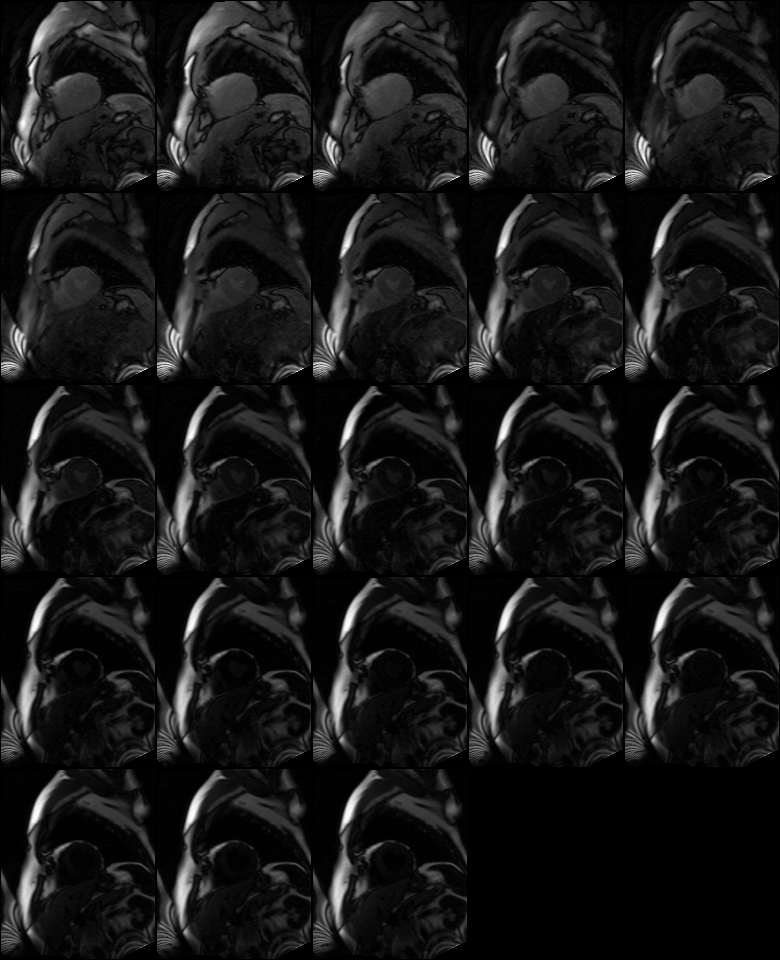

Source code (Python):
import PIL.Image
import io
import json
import math
import orthanc

def generate_mosaic(output, uri, **request):
    # Sort the slices of the series, using the REST API of Orthanc
    seriesId = request['groups'][0]
    slices = json.loads(orthanc.RestApiGet('/series/%s/ordered-slices' % seriesId)) ['Slices']

    # Retrieve the first slice of the mosaic
    firstSliceBytes = orthanc.RestApiGet(slices[0] + '/preview')
    firstSliceDecoded = PIL.Image.open(io.BytesIO(firstSliceBytes))

    # Compute the size of the mosaic
    sliceWidth, sliceHeight = firstSliceDecoded.size
    side = math.ceil(math.sqrt(len(slices)))

    # Create a PIL image to store the mosaic
    image = PIL.Image.new(mode = 'L', size = (side * sliceWidth, side * sliceHeight))

    # Loop over the instances of the series to populate the mosaic
    x = 0
    y = 0
    for i in range(len(slices)):
        sliceBytes = orthanc.RestApiGet(slices[i] + '/preview')
        sliceDecoded = PIL.Image.open(io.BytesIO(sliceBytes))

        image.paste(sliceDecoded, (x * sliceWidth, y * sliceHeight))

        x += 1
        if x == side:
            x = 0
            y += 1

    # Answer with the mosaic encoded as a PNG image
    with io.BytesIO() as png:
        image.save(png, format = 'PNG')
        png.seek(0)
        output.AnswerBuffer(png.read(), 'image/png')

orthanc.RegisterRestCallback('/series/(.*)/mosaic', generate_mosaic)
